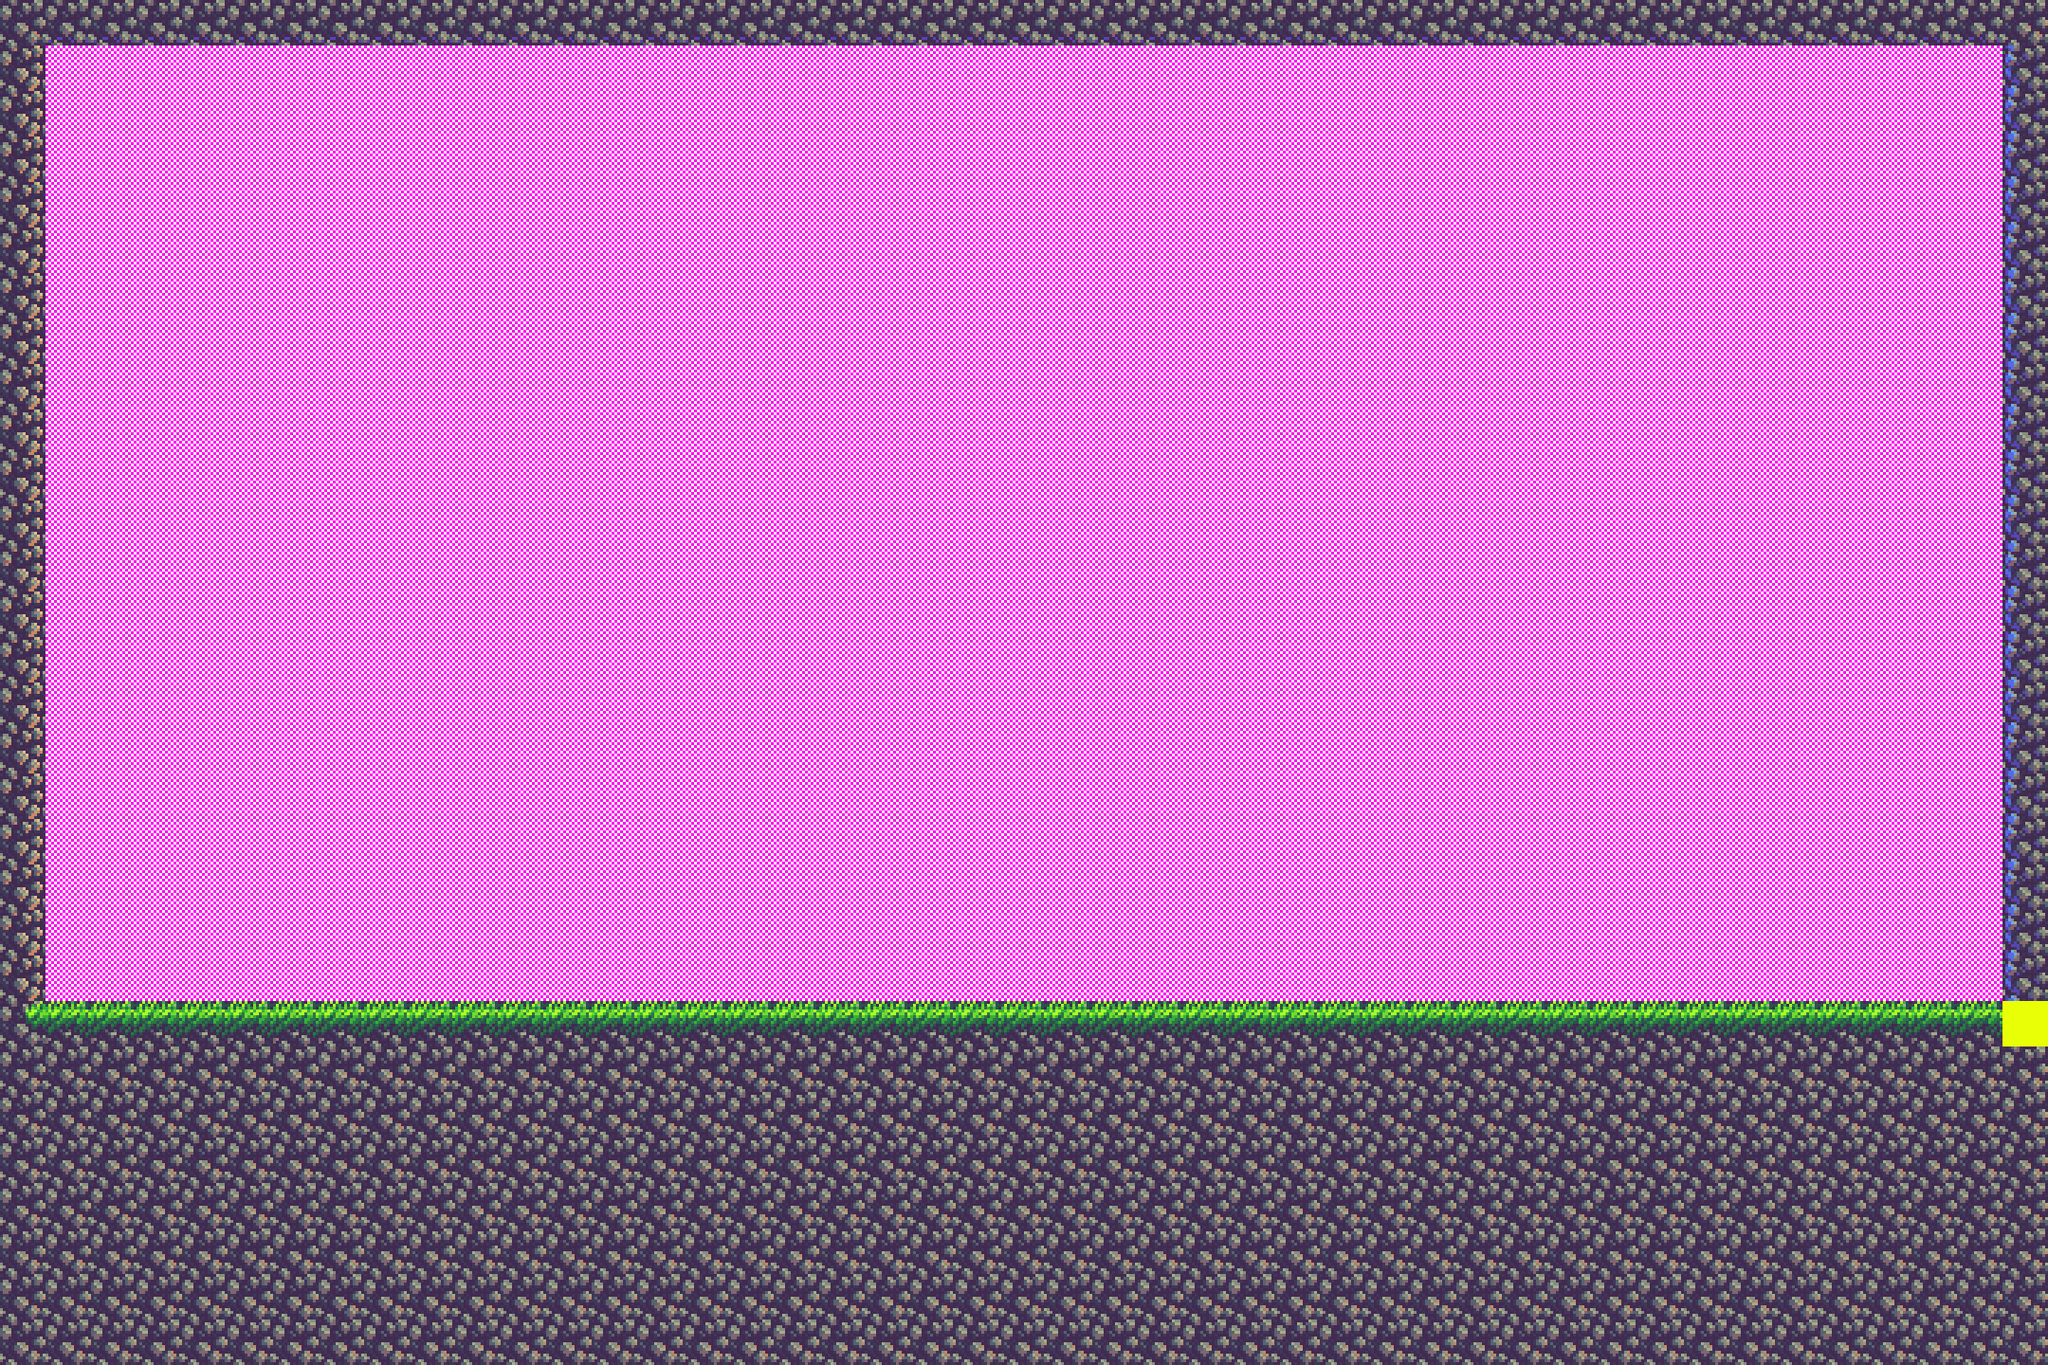

Below is a game level as drawn by its tile map, then a one-line description and the .tmx that defines it (tile-layer data replaced by summaries):
An orthogonal 45x30 tile map with 48x48 px tiles, 2 tile layers (prototype, platforms) and 4 objects (13-12, End, 13).

<map version="1.10" tiledversion="1.10.0" orientation="orthogonal" renderorder="right-down" width="45" height="30" tilewidth="48" tileheight="48" infinite="0" nextlayerid="6" nextobjectid="6">
 <tileset firstgid="1" source="GrassTileSet.tsx" />
 <layer id="1" name="prototype" width="45" height="30">
  <data>[1350 cells, 1350 non-empty, 2 distinct tile ids]</data>
 </layer>
 <objectgroup id="2" name="Doors">
  <object id="1" name="13-12" x="48" y="768" width="48" height="288" />
  <object id="3" name="End" x="2064" y="768" width="48" height="288" />
 </objectgroup>
 <objectgroup id="5" name="BossSpawnpoint">
  <object id="5" x="1344" y="672">
   <point />
  </object>
 </objectgroup>
 <objectgroup id="3" name="Spawnpoints">
  <object id="4" name="13" x="192" y="960">
   <point />
  </object>
 </objectgroup>
 <layer id="4" name="platforms" width="45" height="30">
  <data>[1350 cells, 447 non-empty, 7 distinct tile ids]</data>
 </layer>
</map>